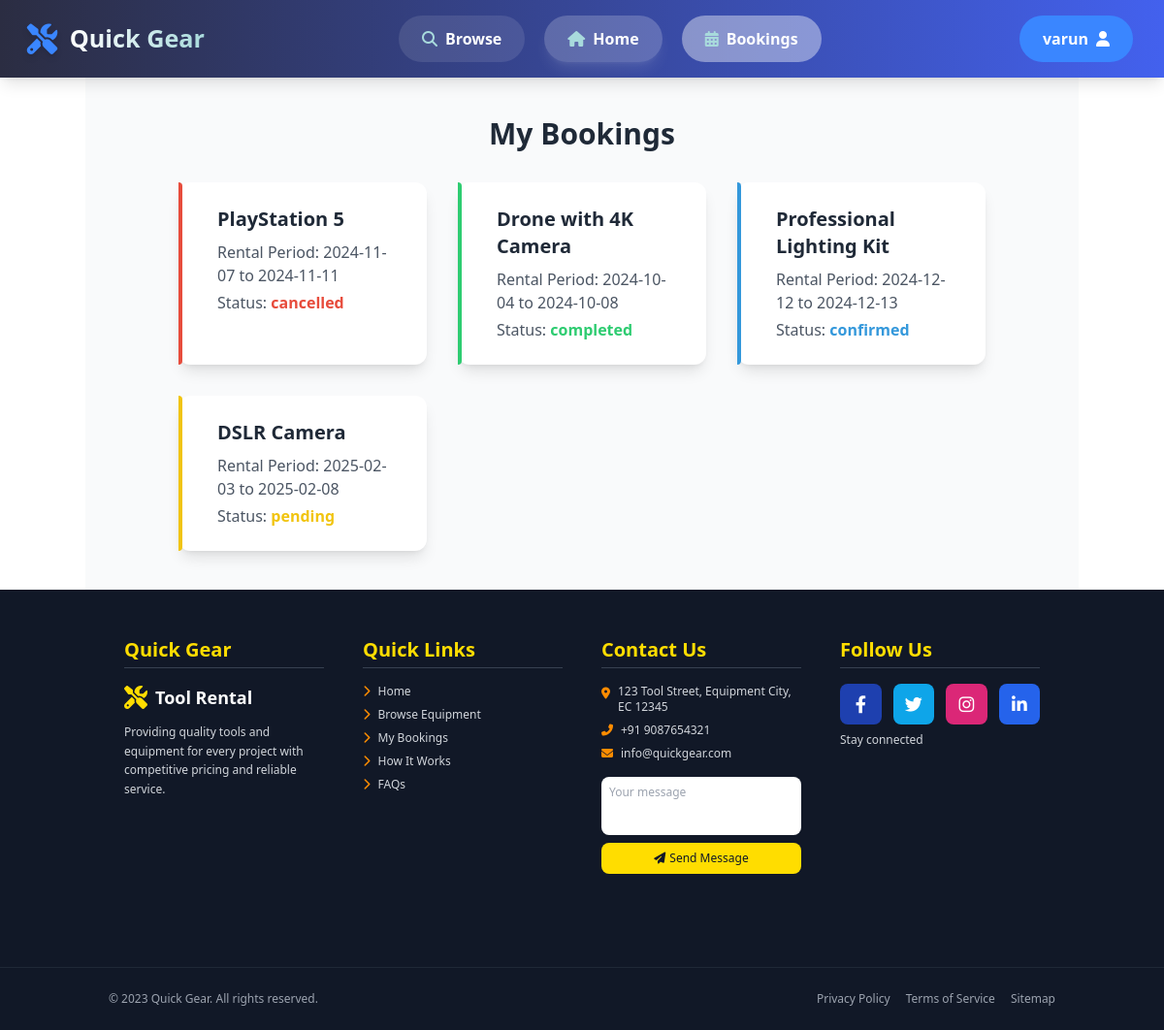
Page /bookings.php (signed in) on the earlier database version.
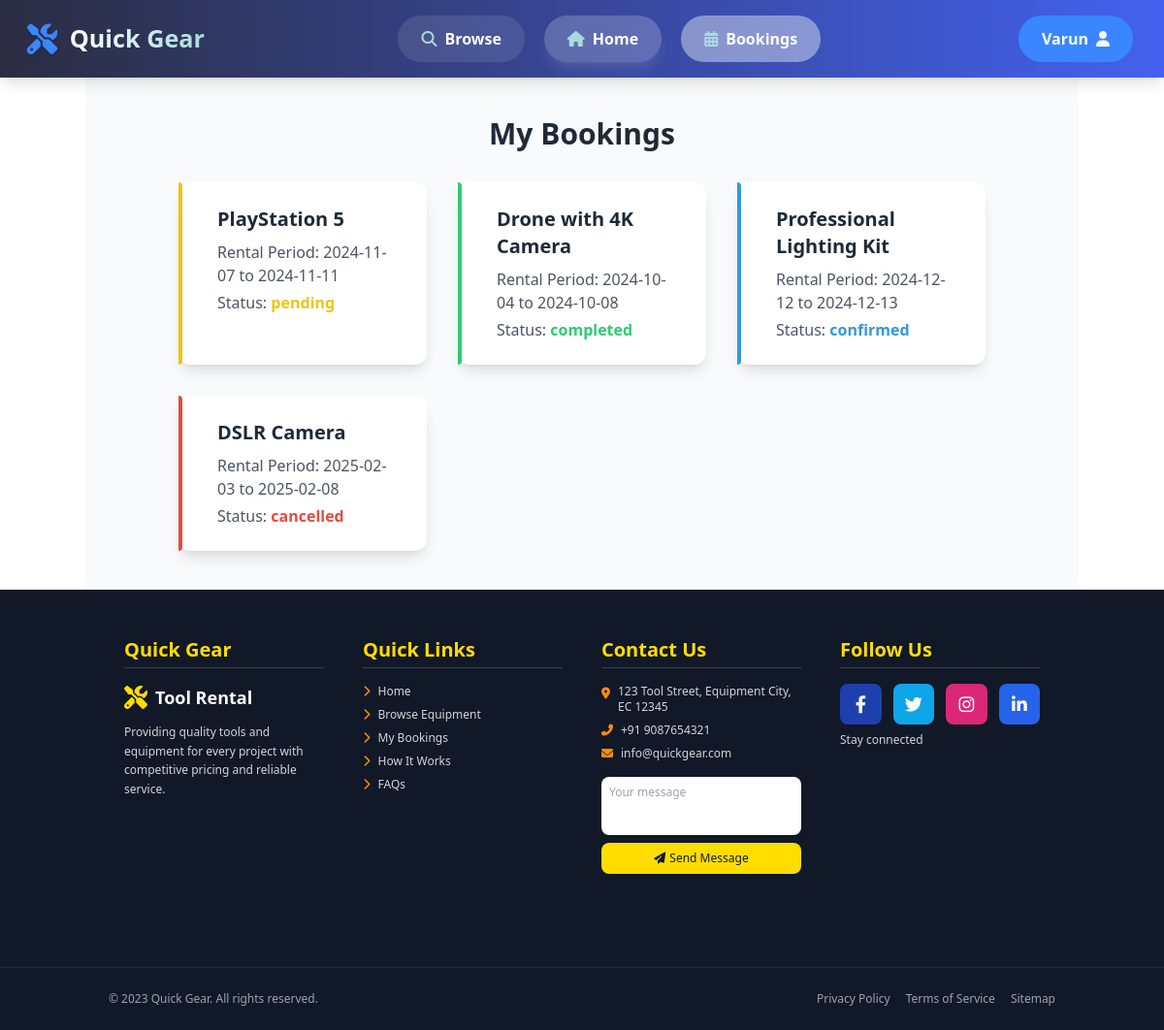
Same page on the later database version.
### tables this page shows
CREATE TABLE `bookings` (
  `id` int(11) NOT NULL,
  `user_id` int(11) NOT NULL DEFAULT 0,
  `product_id` int(11) NOT NULL,
  `full_name` varchar(255) NOT NULL,
  `email` varchar(255) NOT NULL,
  `phone` varchar(50) NOT NULL,
  `start_date` date NOT NULL,
  `end_date` date NOT NULL,
  `message` text DEFAULT NULL,
  `booking_date` timestamp NOT NULL DEFAULT current_timestamp(),
  `status` varchar(20) DEFAULT 'pending'
);

CREATE TABLE `products` (
  `id` int(11) NOT NULL,
  `name` varchar(255) NOT NULL,
  `category` varchar(50) NOT NULL,
  `description` text NOT NULL,
  `price` decimal(10,2) NOT NULL,
  `price_type` varchar(20) NOT NULL,
  `deposit` decimal(10,2) NOT NULL,
  `status` varchar(20) NOT NULL,
  `image` text NOT NULL,
  `features` text NOT NULL
);

### data/bookings_data.php (called while the page is built, shortened)
<?php
$host = "localhost";
$dbname = "quick-gear-db";
$user = "root";
$pass = "";
$userId = $_SESSION['user_id'];
try {
    $pdo = new PDO("mysql:host=$host;dbname=$dbname;charset=utf8", $user, $pass);
    $pdo->setAttribute(PDO::ATTR_ERRMODE, PDO::ERRMODE_EXCEPTION);
    $query = "SELECT bookings.*, products.name AS item_name
              FROM bookings
              JOIN products ON bookings.product_id = products.id
              WHERE bookings.user_id = :user_id";
    $stmt = $pdo->prepare($query);
    $stmt->bindParam(':user_id', $userId, PDO::PARAM_INT);
    $stmt->execute();
    $bookings = $stmt->fetchAll(PDO::FETCH_ASSOC);
} catch (PDOException $e) {
    error_log($e->getMessage());
    $bookings = [];
}
?>

### bookings.php (the view, shortened to what this page needs)
<?php
include './includes/header.php';
include './data/bookings_data.php';
?>
<head>
    <link rel="stylesheet" href="https://cdnjs.cloudflare.com/ajax/libs/font-awesome/6.4.0/css/all.min.css">
    <script src="https://cdn.tailwindcss.com"></script>
</head>
<main class="container mx-auto py-10 bg-gray-50 px-24">
    <h2 class="text-3xl font-bold text-gray-800 mb-8 text-center">My Bookings</h2>
    <div class="grid grid-cols-1 sm:grid-cols-2 lg:grid-cols-3 gap-8">
        <?php foreach ($bookings as $booking): ?>
            <?php
            $statusColor = ($booking['status'] === 'completed') ? '#2ecc71' :
                (($booking['status'] === 'pending') ? '#f1c40f' :
                    (($booking['status'] === 'confirmed') ? '#3498db' : '#e74c3c'));
            ?>
            <div class="relative bg-white p-6 rounded-xl shadow-lg transition transform hover:scale-105 hover:shadow-2xl">
                <div class="absolute inset-y-0 left-0 w-1 rounded-r-xl"
                    style="background-color: <?= htmlspecialchars($statusColor) ?>;"></div>
                <div class="ml-4">
                    <h3 class="text-xl font-bold text-gray-800 mb-2"><?= htmlspecialchars($booking['item_name']) ?></h3>
                    <p class="text-gray-600 mb-1">Rental Period: <?= htmlspecialchars($booking['start_date']) ?> to
                        <?= htmlspecialchars($booking['end_date']) ?>
                    </p>
                    <p class="text-gray-600">Status:
                        <span class="font-semibold" style="color: <?= htmlspecialchars($statusColor) ?>">
                            <?= htmlspecialchars($booking['status']) ?>
                        </span>
                    </p>
                </div>
            </div>
        <?php endforeach; ?>
    </div>
</main>
<?php include './includes/footer.php'; ?>

### includes/header.php (shortened to what this page needs)
<header
    class="flex justify-between items-center px-8 py-4 bg-gradient-to-r from-[#2b2d42] to-[#4361ee] shadow-lg text-white sticky top-0 z-50 transition-all duration-300">
    <a href="index.php" class="flex items-center text-2xl font-bold hover:scale-105 transition-transform duration-300">
        <i class="fas fa-tools mr-3 text-3xl text-[#3a86ff] drop-shadow-md"></i>
        <span class="bg-clip-text text-transparent bg-gradient-to-r from-white to-[#a8dadc]">Quick Gear</span>
    </a>
    <nav class="flex gap-5">
        <a id="nav-browse" href="browse.php"
            class="nav-link bg-white/10 text-white border-none py-3 px-6 rounded-full font-semibold cursor-pointer transition-all duration-300 ease-in-out hover:bg-white/20 hover:-translate-y-0.5 hover:shadow-md flex items-center">
            <i class="fas fa-search mr-2 text-[#a8dadc]"></i>
            Browse
        </a>
        <a id="nav-home" href="index.php"
            class="nav-link bg-white/20 text-white border-none py-3 px-6 rounded-full font-semibold cursor-pointer transition-all duration-300 ease-in-out hover:bg-white/30 hover:-translate-y-0.5 shadow-lg shadow-white/10 flex items-center">
            <i class="fas fa-home mr-2 text-[#a8dadc]"></i>
            Home
        </a>
        <a id="nav-bookings" href="bookings.php"
            class="nav-link bg-white/10 text-white border-none py-3 px-6 rounded-full font-semibold cursor-pointer transition-all duration-300 ease-in-out hover:bg-white/20 hover:-translate-y-0.5 hover:shadow-md flex items-center">
            <i class="fas fa-calendar-alt mr-2 text-[#a8dadc]"></i>
            Bookings
        </a>
    </nav>
    <div class="relative group">
        <a id="nav-user" href="<?php echo isset($_SESSION['user_id']) ? 'profile.php' : 'login.php'; ?>"
            class="user-btn relative bg-[#3a86ff] text-white border-none py-3 px-6 rounded-full font-semibold cursor-pointer transition-all duration-300 ease-in-out hover:bg-[#a8dadc] hover:text-[#2b2d42] hover:-translate-y-0.5 hover:shadow-lg flex items-center gap-2 overflow-hidden group">
            <span
                class="relative z-10"><?php echo isset($_SESSION['user_name']) ? htmlspecialchars($_SESSION['user_name']) : 'User'; ?></span>
            <i class="fas fa-user relative z-10"></i>
        </a>
    </div>
</header>

Differences in the rows shown:
changed bookings "PlayStation 5": status "cancelled" → "pending"
changed bookings "DSLR Camera": status "pending" → "cancelled"
Other differences:
$_SESSION['user_name']: "varun" → "Varun"
